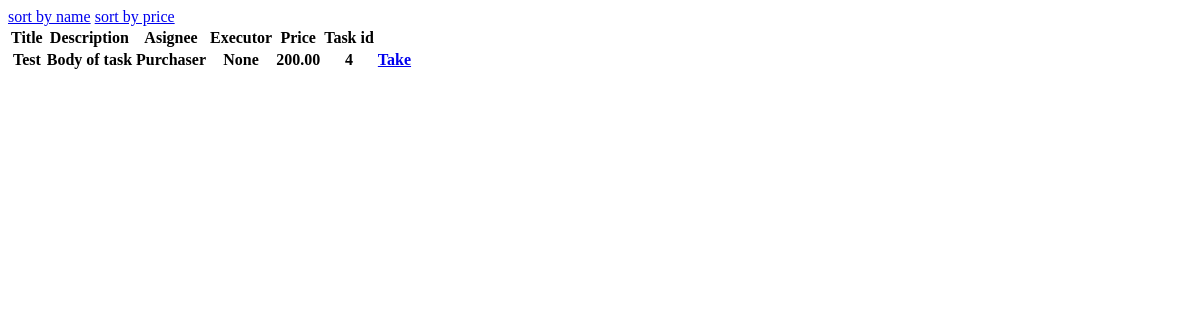
Page /atl/sort/ on the earlier database version.
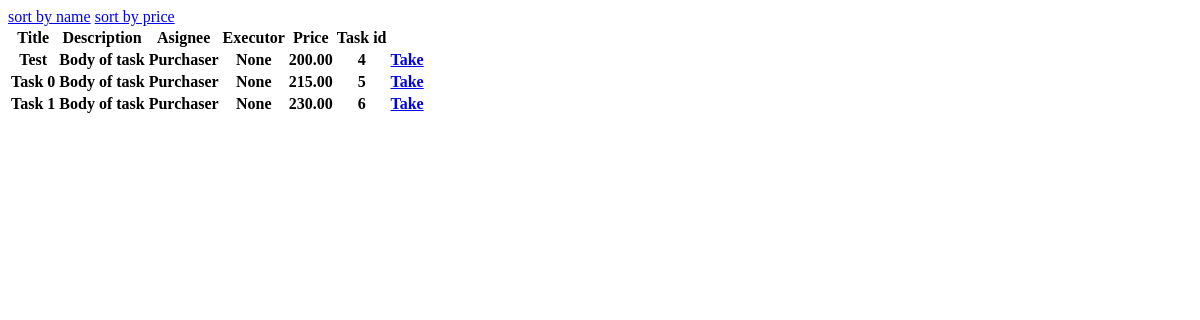
Same page on the later database version.
### tasks/models.py (models this page shows, shortened)
class Task(models.Model):
    executor = models.ForeignKey('users.User', on_delete = models.SET_NULL, related_name = 'executor', blank=True, null=True)
    created_by = models.ForeignKey('users.User', on_delete = models.CASCADE, related_name='created_by')
    description = models.CharField(max_length=255)
    title = models.CharField(max_length=255)
    set_price = models.DecimalField(max_digits=7, decimal_places=2, default=0)

### users/models.py (models this page shows, shortened)
class User(AbstractUser):
    PURCHASER = 1
    EXECUTOR = 2
    USER_TYPES = (
        (PURCHASER, _('purchaser')),
        (EXECUTOR, _('executor'))
    )
    name = models.CharField(blank = True, max_length = 255)
    user_type = models.PositiveSmallIntegerField(choices=USER_TYPES, default=EXECUTOR)
    balance = models.DecimalField(decimal_places = 2, max_digits = 7, default = 0)
    def __str__(self):
     return self.username

### atl/views.py (the view)
# urls.py: path('sort/', views.index, name = 'index'),
def index(request):
    sort_by = request.GET.get('sort', 'set_price')
    if sort_by not in [ 'set_price', 'title', 'task_id']:
        sort_by = 'set_price'
    tasks_table = Task.objects.order_by(sort_by)
    tasks_table = Task.objects.order_by(sort_by)
    context = {'tasks_table' : tasks_table}
    return render(request, 'atl/index.html', context)

### atl/templates/atl/index.html
<html>
<head>
</head>
<body>
<a href="/atl/sort/?sort=title">sort by name</a>
<a href="/atl/sort/?sort=set_price">sort by price</a>
<table>
<tr>
  <th>Title</th>
  <th>Description</th>
  <th>Asignee</th>
  <th>Executor</th>
  <th>Price</th>
  <th>Task id</th>
</tr>
{% for task in tasks_table %}
<tr>
  <th> {{ task.title }}</th>
  <th> {{ task.description }}</th>
  <th> {{ task.created_by }}</th>
  <th> {{ task.executor }}</th>
  <th> {{ task.set_price }}</th>
  <th> {{ task.id }}</th>
  <th><a href="/atl/sort/{{ task.id }}/take" class="button">Take</a><th>
</tr>
{% endfor %}
</table>
</body>
</html>

Differences in the rows shown:
added Task: title "Task 0", description "Body of task", created_by "Purchaser", executor "None", set_price "215.00", id "5"
added Task: title "Task 1", description "Body of task", created_by "Purchaser", executor "None", set_price "230.00", id "6"
